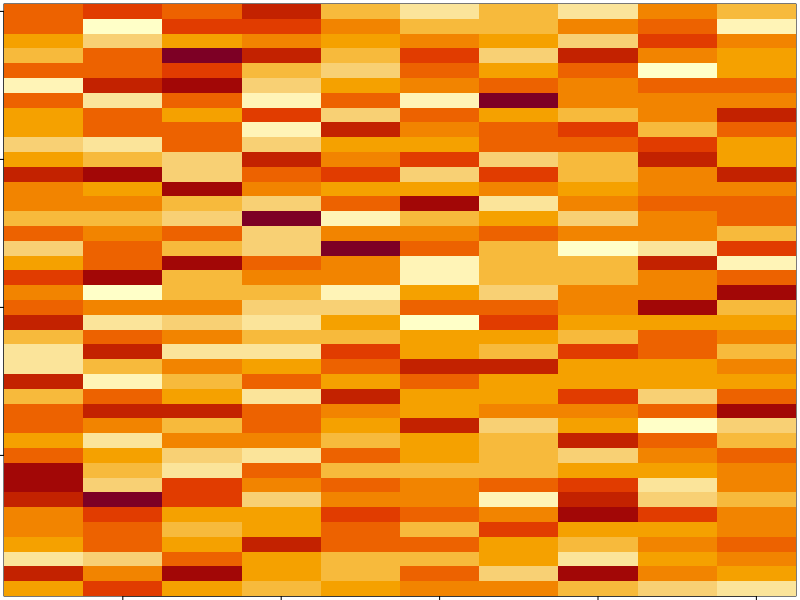
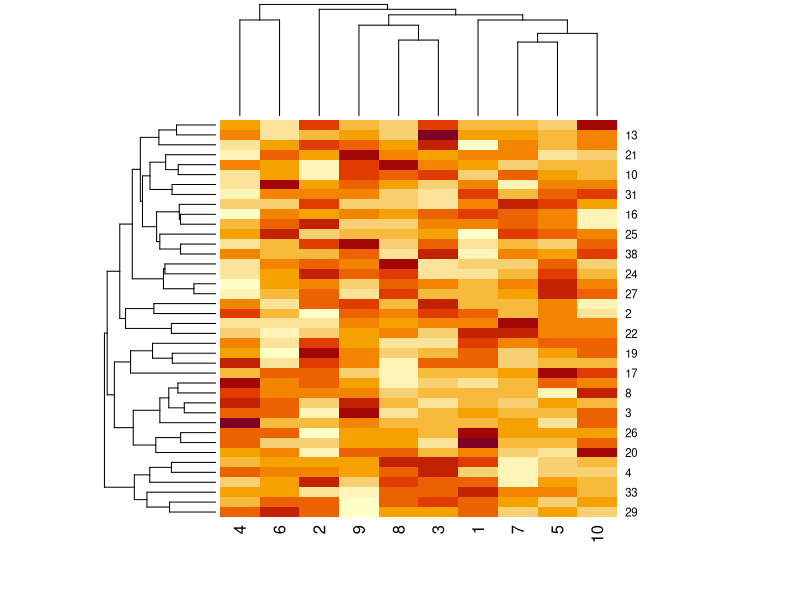
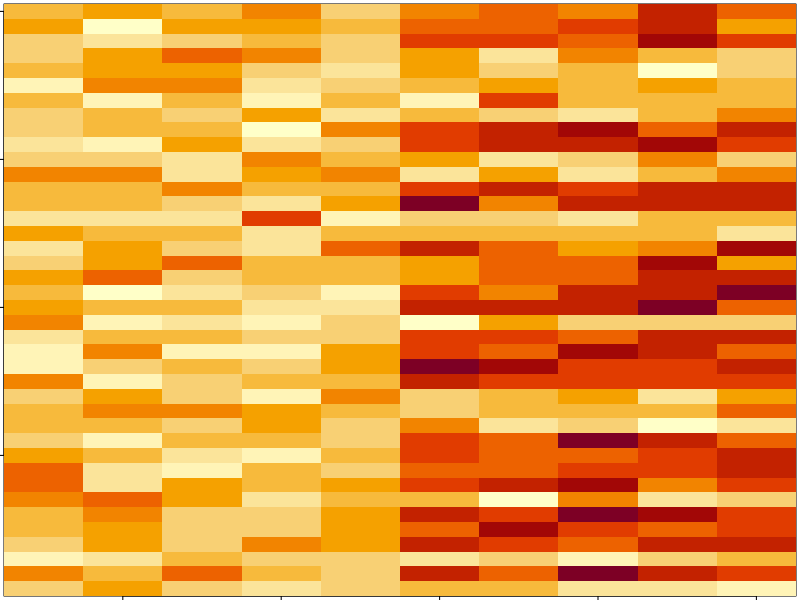
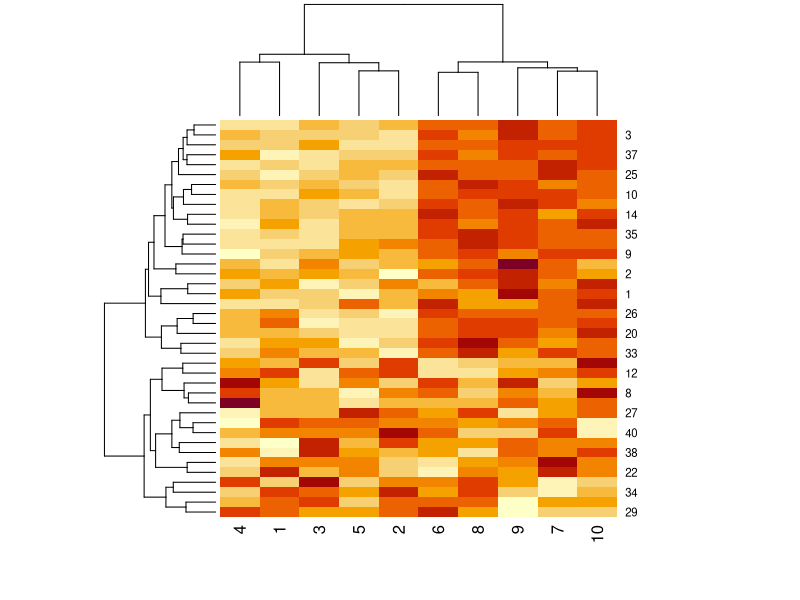
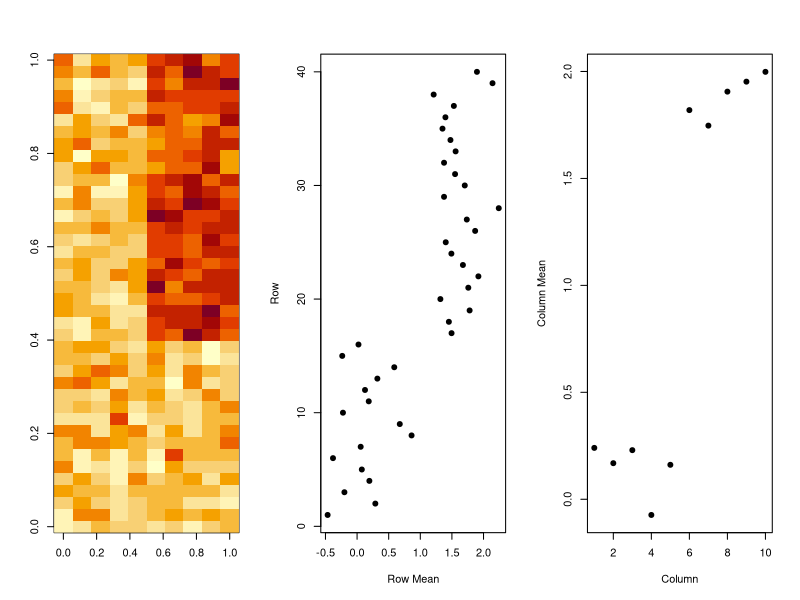
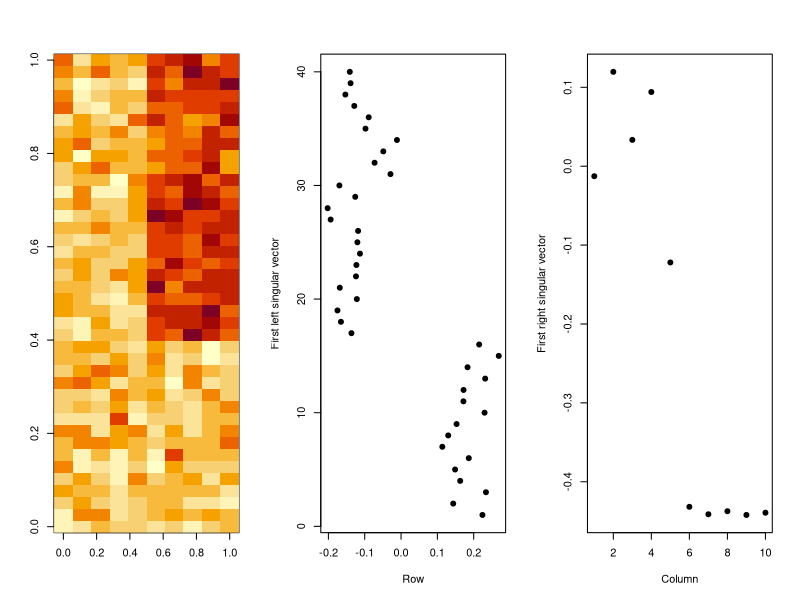
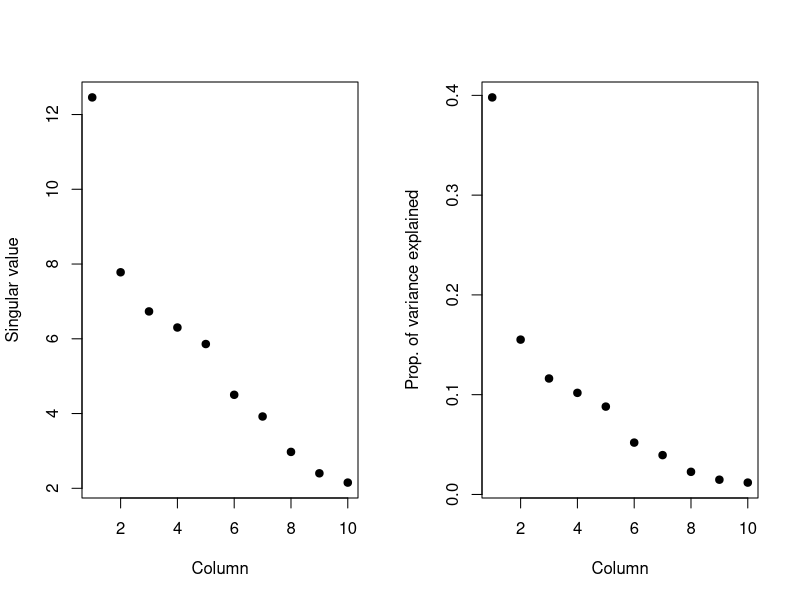
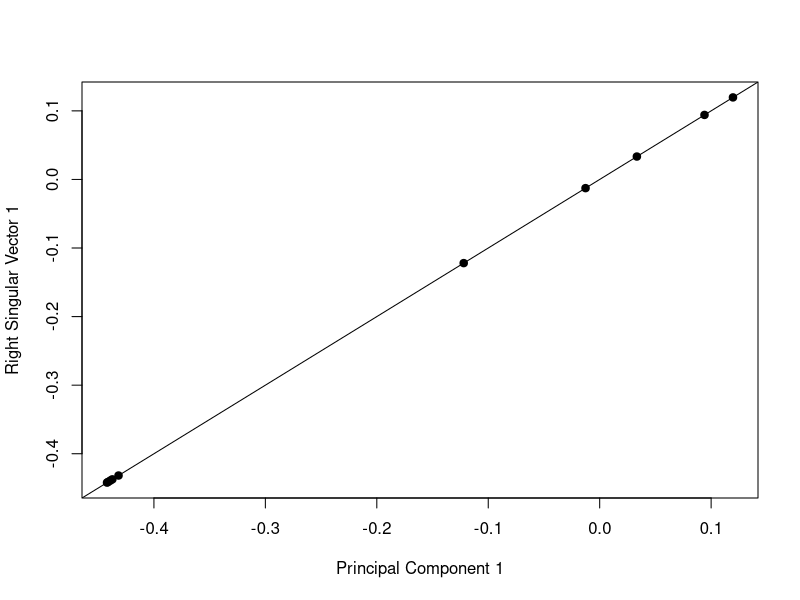

Generate these figures, in order, with R:
setwd("C:/Users/sbhowmi/Desktop/Self Learning/Exploratory Data Analyis/Course_Directory/Week3")

## Initially data is completely random, that is no pattern

set.seed(12345)
dataMatrix <- matrix(rnorm(400), nrow = 40)
png(file = "dataPattern_matrix_with_random_pattern.png")
par(mar = rep(0.2, 4))
image(1:10, 1:40, t(dataMatrix)[, nrow(dataMatrix):1])


## data is clustered using 'heatmap' API, still no pattern
png(file = "dataPattern_matrix_with_random_pattern_heatmap.png")
par(mar = rep(0.2, 4))
heatmap(dataMatrix)

## let's add some pattern
set.seed(678910)
for (i in 1:40) {
  # flip a coin
  coinFlip <- rbinom(1, size = 1, prob = 0.5)
  # if coin is heads add a common pattern to that row
  if (coinFlip) {
    dataMatrix[i, ] <- dataMatrix[i, ] + rep(c(0, 3), each = 5)
  }
}

## let's print the data and see the pattern
png(file = "dataPattern_matrix_with_pattern.png")
par(mar = rep(0.2, 4))
image(1:10, 1:40, t(dataMatrix)[, nrow(dataMatrix):1])


png(file = "dataPattern_matrix_with_pattern_heatmap.png")
par(mar = rep(0.2, 4))
heatmap(dataMatrix)

## pattern's in rows and columns

hh <- hclust(dist(dataMatrix))
dataMatrixOrdered <- dataMatrix[hh$order, ]
png(file = "dataPattern_matrix_with_pattern_in_rows_and_columns.png")
par(mfrow = c(1, 3))
image(t(dataMatrixOrdered)[, nrow(dataMatrixOrdered):1])
plot(rowMeans(dataMatrixOrdered), 40:1, , xlab = "Row Mean", ylab = "Row", pch = 19)
plot(colMeans(dataMatrixOrdered), xlab = "Column", ylab = "Column Mean", pch = 19)




## Singular Value Decomposition X = UDV T
## U --> 


svd1 <- svd(scale(dataMatrixOrdered))
png(file = "dataPattern_matrix_with_pattern_svd.png")
par(mfrow = c(1, 3))
image(t(dataMatrixOrdered)[, nrow(dataMatrixOrdered):1])
plot(svd1$u[, 1], 40:1, , xlab = "Row", ylab = "First left singular vector",
     pch = 19)
plot(svd1$v[, 1], xlab = "Column", ylab = "First right singular vector", pch = 19)


## variance_explained
png(file = "dataPattern_matrix_with_pattern_variance_explained.png")
par(mfrow = c(1, 2))
plot(svd1$d, xlab = "Column", ylab = "Singular value", pch = 19)
plot(svd1$d^2/sum(svd1$d^2), xlab = "Column", ylab = "Prop. of variance explained",
     pch = 19)

## Relationship of SVD with Principal components

svd1 <- svd(scale(dataMatrixOrdered))
pca1 <- prcomp(dataMatrixOrdered, scale = TRUE)
png(file = "dataPattern_matrix_with_pattern_svd_and_Principal_comp_relations.png")
plot(pca1$rotation[, 1], svd1$v[, 1], pch = 19, xlab = "Principal Component 1",
     ylab = "Right Singular Vector 1")
abline(c(0, 1))


# turning all devices off
graphics.off()
